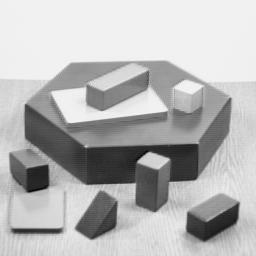
#> input picture feature-detection-and-description/harris-corner-detection/input-files/blox.jpg, 256 x 256 px, found by its file name
$ python shi-tomasi-detector.py
#> lines starting #> are read from the running program, lines starting #| are printed output that depends on the picture; after the words box and inside, x2 and y2 are one past the last pixel; in counts of white or black regions, pixels touching at a corner belong together
import numpy as np
import cv2 as cv
from matplotlib import pyplot as plt

# image for Shi-Tomasi Corner Detector
img_scd = cv.imread('input-files/blox.jpg')
#> img_scd is the input picture: shape (256, 256, 3); min 0, max 252, mean 182.8
gray = cv.cvtColor(img_scd, cv.COLOR_BGR2GRAY)
# result of Harris Corner Detector
img_hcd = cv.imread('../harris-corner-detection/output-files/corners-blox.png')
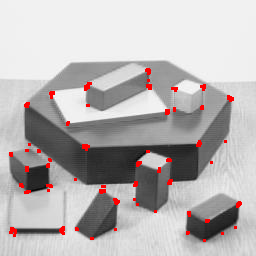
#> input picture feature-detection-description/harris-corner-detection/output-files/corners-blox.png, 256 x 256 px
#> img_hcd is the input picture: shape (256, 256, 3); mean B, G, R 180.3, 180.3, 184.8

corners = cv.goodFeaturesToTrack(gray, 25, 0.01, 10)
#> corners = 25 rows, first 8: [138, 162], [230, 98], [135, 184], [47, 165], [168, 159], [26, 105], [238, 203], [85, 146]
corners = np.int0(corners)

for i in corners:
    x, y = i.ravel()
    cv.circle(img_scd, (x, y), 3, 255, -1)
#> this loop made 25 passes
#> (x, y) on passes 1 to 12: (138, 162), (230, 98), (135, 184), (47, 165), (168, 159), (26, 105), (238, 203), (85, 146), (61, 229), (169, 182), (198, 142), (12, 229)
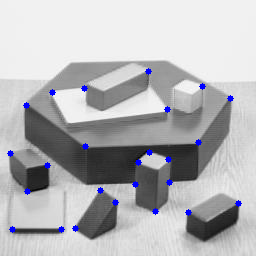
#> img_scd: shape (256, 256, 3); 1.11% of pixels changed, all inside (x1, y1, x2, y2) = (7, 68, 242, 233)

cv.imwrite('output-files/scd-blox.png', img_scd)

plt.figure("Corner Detector")
plt.suptitle("Comparison of the results of Harrison Corner Detector and "
             "Shi-Tomasi Corner Detector", fontsize=16)
plt.subplot(121), plt.imshow(img_hcd), plt.title("Harrison Corner Detector")
plt.subplot(122), plt.imshow(img_scd), plt.title("Shi-Tomasi Corner Detector")
plt.show()
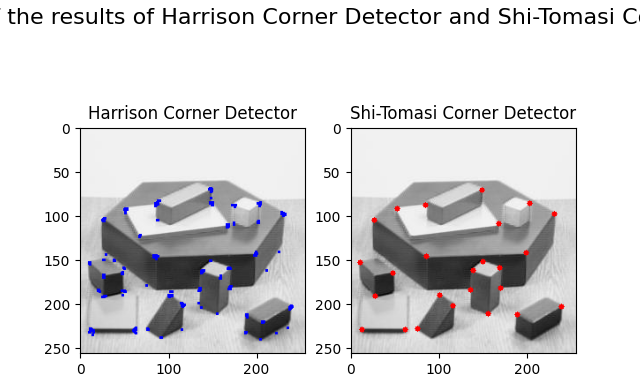
#> figure drawn by matplotlib, 2 panels; B, G, R data is drawn as R, G, B
